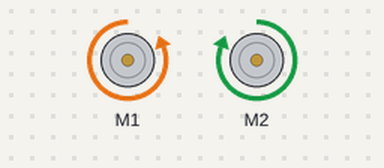
This program was run on a simulated Raspberry Pi (BCM pin numbers). On the bench: 2 × DC motor (green arrow = forward, orange = backward, longer = faster). Motors are numbered in the order the program creates them (left before right in a Robot). At 2.0 s the program stops and its outputs stay as they are.

Above: at 0.1 s.
At 1.1 s:
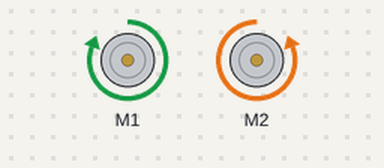
At 2.1 s:
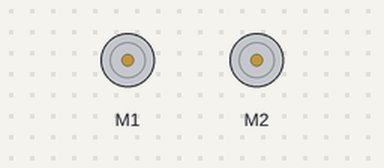
Timing chart, 0 to 3.5 s (numbered marks = the images above):
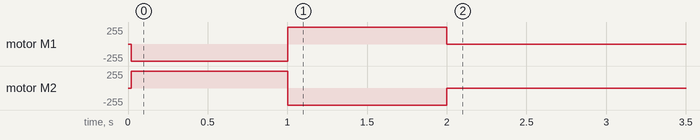

The program:

robot-two.py
```python
# Import libraries
from gpiozero import Robot
from time import sleep

#Define the robot
robot = Robot(left=(13, 21), right=(17, 27))

#Move the robot forward and backward
robot.left()
sleep(1)
robot.right()
sleep(1)
robot.stop()
```

Measured:
- by itself, motor M1: stopped → backward 255/255 at 0.02 s, → forward 255/255 0.98 s later, → stopped 1.0 s later
- by itself, motor M2: stopped → forward 255/255 at 0.02 s, → backward 255/255 0.98 s later, → stopped 1.0 s later
